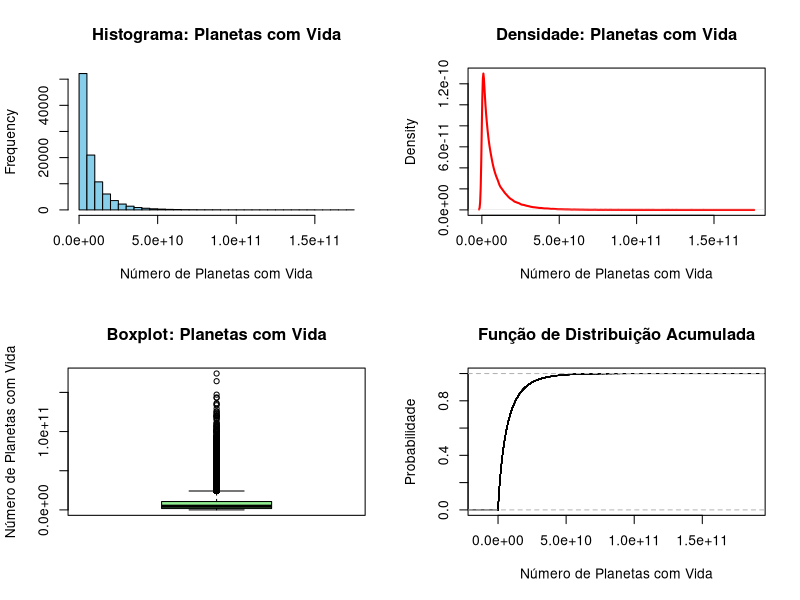

This figure's R source:
# Autor: Luiz Tiago Wilcke
# Data: 27/02/2025
# Descrição: Modelo estatístico avançado para prever a quantidade de planetas com vida na Galáxia
# utilizando simulação Monte Carlo para incorporar incertezas dos parâmetros do modelo.

set.seed(123)

n_simulacoes <- 100000

media_log_estrelas <- log(1e11)
desvio_log_estrelas <- 0.2
n_estrelas <- rlnorm(n_simulacoes, meanlog = media_log_estrelas, sdlog = desvio_log_estrelas)

forma1_fp <- 80
forma2_fp <- 20
fracao_estrelas_com_planetas <- rbeta(n_simulacoes, shape1 = forma1_fp, shape2 = forma2_fp)

forma_ne <- 2
escala_ne <- 0.25
numero_planetas_habitaveis <- rgamma(n_simulacoes, shape = forma_ne, scale = escala_ne)

forma1_fl <- 1
forma2_fl <- 4
fracao_planetas_com_vida <- rbeta(n_simulacoes, shape1 = forma1_fl, shape2 = forma2_fl)

n_planetas_com_vida <- n_estrelas * fracao_estrelas_com_planetas * numero_planetas_habitaveis * fracao_planetas_com_vida

resumo_planetas <- summary(n_planetas_com_vida)
media_planetas <- mean(n_planetas_com_vida)
mediana_planetas <- median(n_planetas_com_vida)
desvio_planetas <- sd(n_planetas_com_vida)

print(resumo_planetas)
cat("Média de planetas com vida:", media_planetas, "\n")
cat("Mediana de planetas com vida:", mediana_planetas, "\n")
cat("Desvio padrão:", desvio_planetas, "\n")

par(mfrow = c(2,2))
hist(n_planetas_com_vida, breaks = 50, col = "skyblue",
     main = "Histograma: Planetas com Vida",
     xlab = "Número de Planetas com Vida")
plot(density(n_planetas_com_vida), main = "Densidade: Planetas com Vida",
     xlab = "Número de Planetas com Vida", col = "red", lwd = 2)
boxplot(n_planetas_com_vida, main = "Boxplot: Planetas com Vida",
        ylab = "Número de Planetas com Vida", col = "lightgreen")
plot(ecdf(n_planetas_com_vida), main = "Função de Distribuição Acumulada",
     xlab = "Número de Planetas com Vida", ylab = "Probabilidade")
par(mfrow = c(1,1))

